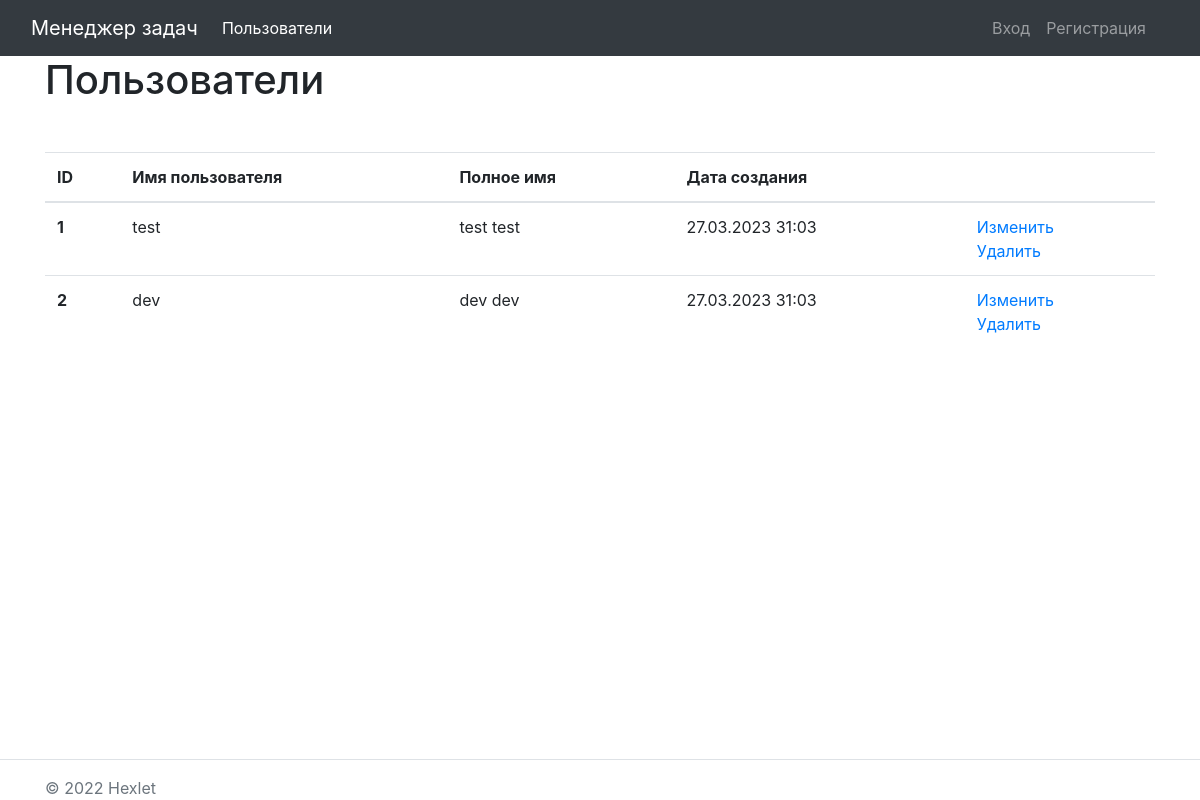
/users/, run on the app's committed database.
### task_manager/users/models.py (models this page shows)
class ExampleUser(AbstractUser):
    created_at = models.DateTimeField(auto_now_add=True)
    def __str__(self):
        return self.get_full_name()

### task_manager/users/views.py (the view)
# urls.py: path('', UserListView.as_view(), name='users_list')
class UserListView(ListView):
    model = ExampleUser
    template_name = "registration/user_list.html"

### task_manager/templates/registration/user_list.html
{% extends 'base.html' %}
{% load i18n %}
{% block content %}
<h1>{% translate 'Пользователи' %}</h1>
<table class="table mt-5">
    <thead>
        <tr>
            <th scope="col">ID</th>
            <th scope="col">Имя пользователя</th>
            <th scope="col">Полное имя</th>
            <th scope="col">Дата создания</th>
            <th scope="col"></th>
        </tr>
    </thead>
    <tbody>
        {% for user in object_list %}
        <tr>
            <th scope="row">{{ user.id }}</th>
            <td>{{ user.username}}</td>
            <td>{{ user}}</td>
            <td>{{ user.date_joined|date:"d.m.Y t:m" }}</td>
            <td>
                <a href="{% url 'user_update' user.id %}">Изменить</a> <br>
                <a href="{% url 'user_delete' user.id %}">Удалить</a>
            </td>
        </tr>
        {% endfor %}
    </tbody>
</table>
{% endblock content %}

### data on the page
ExampleUser: id "1", username "test", first_name+last_name "test test", date_joined "27.03.2023 31:03"
ExampleUser: id "2", username "dev", first_name+last_name "dev dev", date_joined "27.03.2023 31:03"
